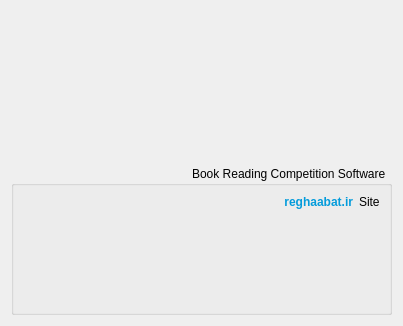
<?xml version="1.0" encoding="UTF-8"?>
<ui version="4.0">
 <class>AboutDialog</class>
 <widget class="QDialog" name="AboutDialog">
  <property name="geometry">
   <rect>
    <x>0</x>
    <y>0</y>
    <width>403</width>
    <height>326</height>
   </rect>
  </property>
  <property name="windowTitle">
   <string>About</string>
  </property>
  <property name="layoutDirection">
   <enum>Qt::RightToLeft</enum>
  </property>
  <property name="modal">
   <bool>true</bool>
  </property>
  <layout class="QVBoxLayout" name="verticalLayout">
   <item>
    <widget class="QLabel" name="label">
     <property name="pixmap">
      <pixmap resource="reghaabat.qrc">:/images/reghaabat.ico</pixmap>
     </property>
     <property name="alignment">
      <set>Qt::AlignCenter</set>
     </property>
    </widget>
   </item>
   <item>
    <widget class="QGroupBox" name="groupBox">
     <property name="title">
      <string>Book Reading Competition Software</string>
     </property>
     <layout class="QFormLayout" name="formLayout">
      <property name="fieldGrowthPolicy">
       <enum>QFormLayout::AllNonFixedFieldsGrow</enum>
      </property>
      <item row="0" column="0">
       <widget class="QLabel" name="label_5">
        <property name="text">
         <string>Site</string>
        </property>
       </widget>
      </item>
      <item row="0" column="1">
       <widget class="QLabel" name="label_6">
        <property name="font">
         <font>
          <weight>75</weight>
          <bold>true</bold>
         </font>
        </property>
        <property name="text">
         <string>&lt;a href=&quot;http://reghaabat.ir&quot; style=&quot;color:#049cdb; text-decoration: none;&quot;&gt;reghaabat.ir&lt;/a&gt;</string>
        </property>
        <property name="alignment">
         <set>Qt::AlignRight|Qt::AlignTrailing|Qt::AlignVCenter</set>
        </property>
        <property name="openExternalLinks">
         <bool>true</bool>
        </property>
       </widget>
      </item>
     </layout>
    </widget>
   </item>
  </layout>
 </widget>
 <resources>
  <include location="reghaabat.qrc"/>
 </resources>
 <connections/>
</ui>
